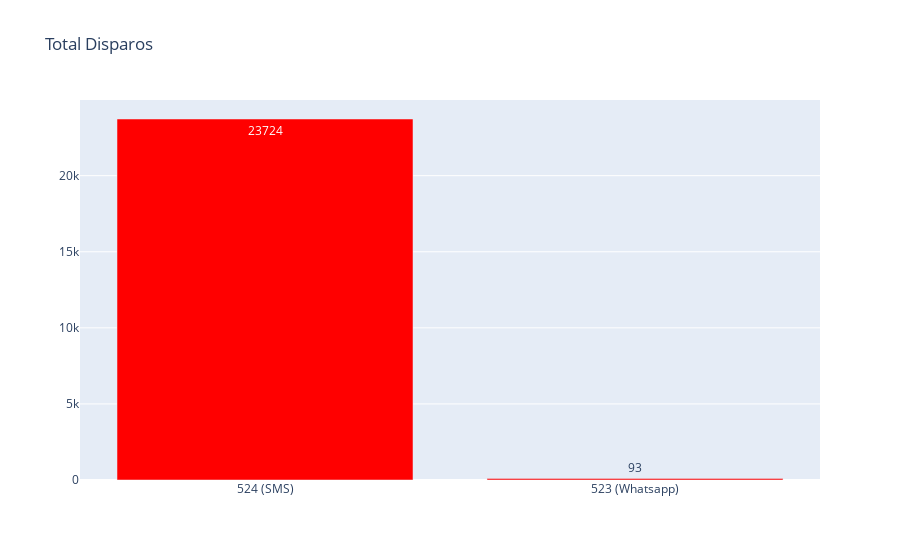

Notebook cell for this chart:
### Markdown cell above
Existe diferença significativa na quantidade disparada nas réguas?

H0: Não existe Diferença


H1: Existe diferença
***

### Code cell
total_envios_3 = pd.DataFrame({'Reguas':['524 (SMS)','523 (Whatsapp)'],
                             'Total Notificações':[base_524['Envios_regua'].sum(),base_523['Envios_regua'].sum()]})

fig = go.Figure()
fig.add_trace(go.Bar(x=total_envios_3['Reguas'],
                     y=total_envios_3['Total Notificações'],
                     marker_color="red",
                     text=total_envios_3['Total Notificações']))
fig.update_layout(title='Total Disparos')

### Figure 1 — Plotly figure (JSON) as saved in the notebook; plotly's stock layout.template omitted (floating-point values rounded to 4 significant figures)
{"data": [{"marker": {"color": "red"}, "text": [23724, 93], "type": "bar", "x": ["524 (SMS)", "523 (Whatsapp)"], "y": [23724, 93]}], "layout": {"title": {"text": "Total Disparos"}}}
